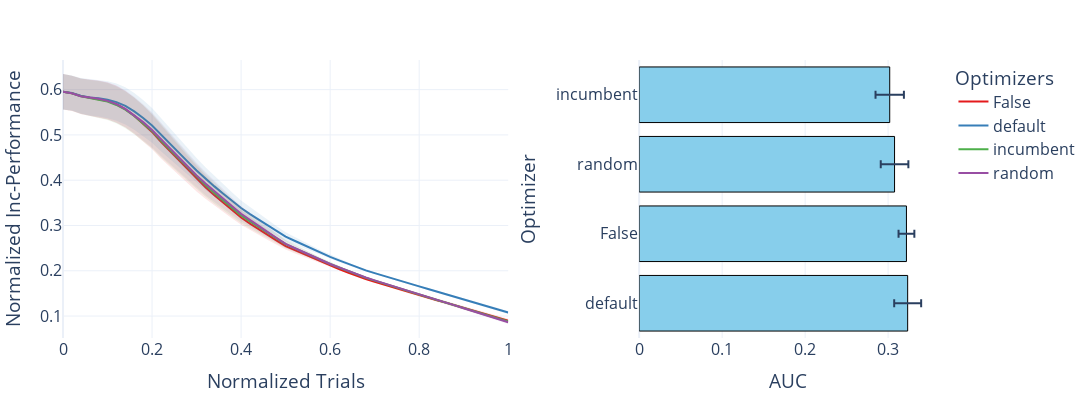

The cell this chart's notebook holds for it:
### Code cell
plot_one_thing('pc_method')
